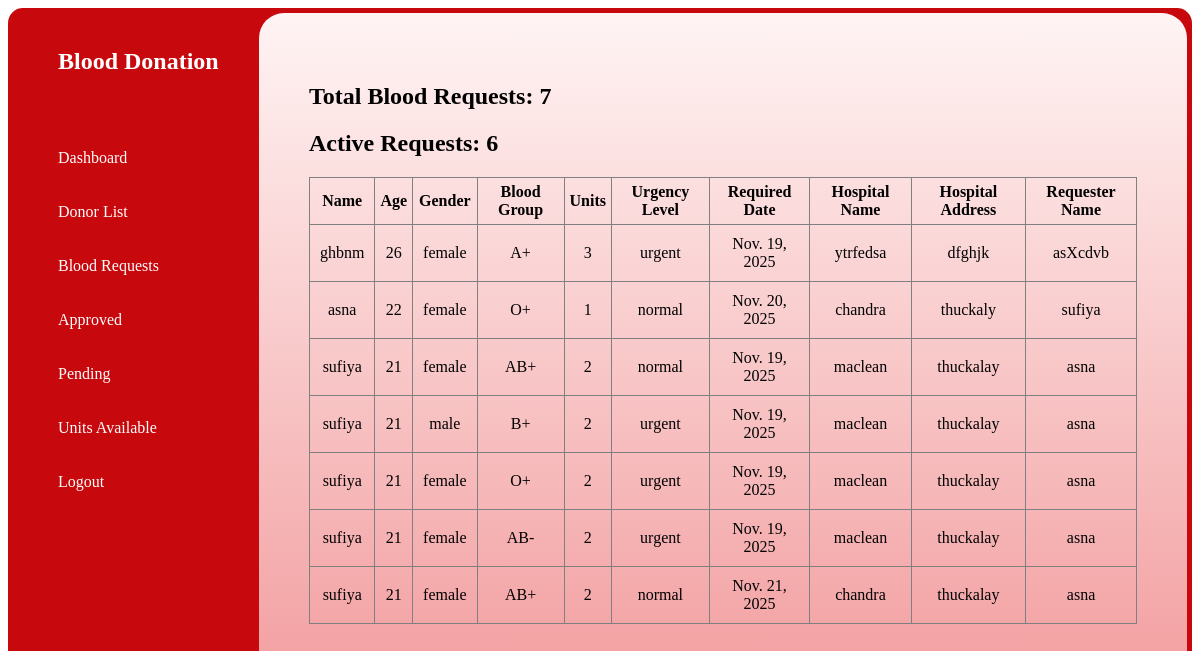
/bloodapp/blood (signed in), run on an earlier commit of the app's database.
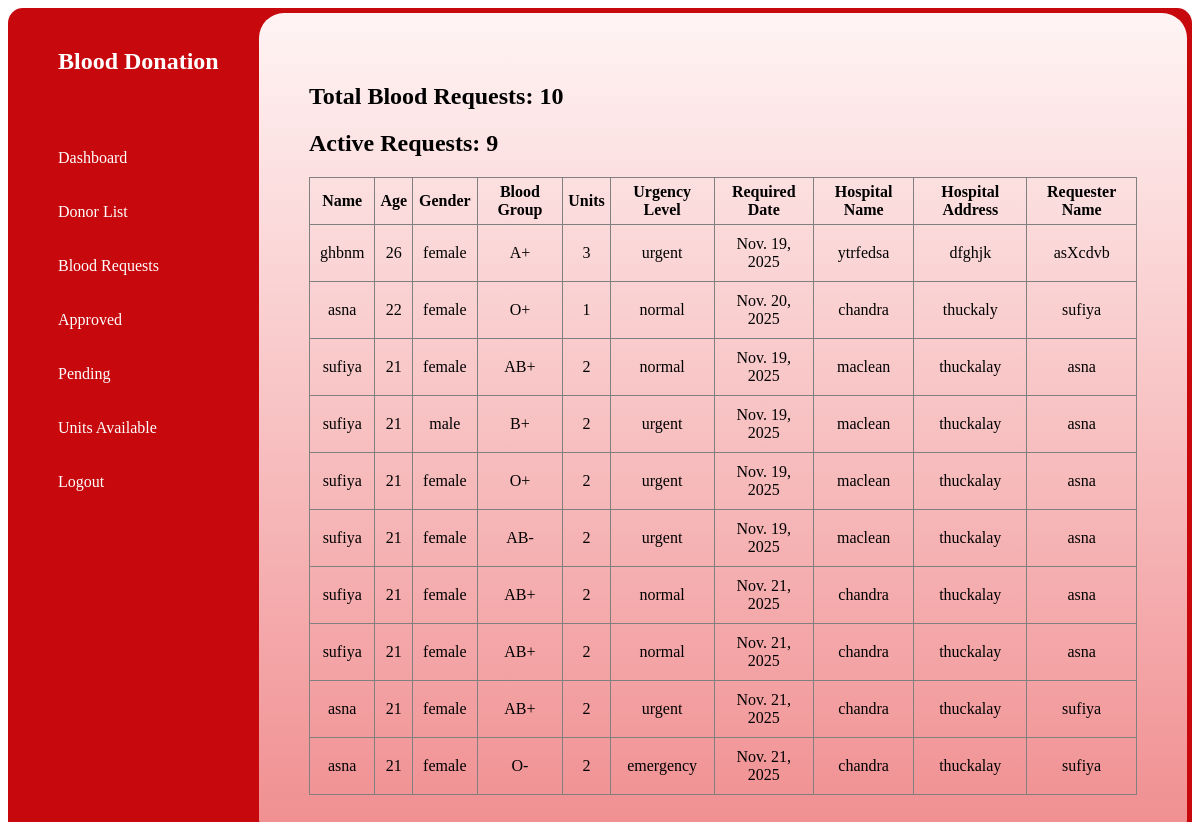
And on a later commit of the database.
### bloodapp/models.py (models this page shows)
class Recipient(models.Model):
    gender_data=[
        ('','Gender'),
        ('male','Male'),
        ('female','Female'),
        ('others','Others')
    ]
    blood_group=[
        ('','Required Blood Group'),
        ('A+','A+'),
        ('A-','A-'),
        ('B+','B+'),
        ('B-','B-'),
        ('O+','O+'),
        ('O-','O-'),
        ('AB+','AB+'),
        ('AB-','AB-')
    ]
    urgency=[
        ('', 'Urgency Level'),
        ('normal','Normal'),
        ('urgent','Urgent'),
        ('emergency','Emergency')
    ]
    name= models.CharField(max_length=100)
    age= models.IntegerField()
    gender= models.CharField(max_length=6, choices=gender_data)
    blood= models.CharField(max_length=3, choices=blood_group)
    units= models.IntegerField()
    urgent= models.CharField(max_length=10, choices=urgency)
    date= models.DateField()
    hos= models.CharField(max_length=100)
    add= models.CharField(max_length=100)
    requester= models.CharField(max_length=30)
    status= models.CharField(max_length=10, default='Pending', null=True, blank=True)

### bloodapp/views.py (the view)
# urls.py: path('blood', blood, name='blood'),
@login_required
def blood(request):
    total= Recipient.objects.count()
    request= Recipient.objects.filter(status="Pending").count()
    list= Recipient.objects.all()
    return render(request,'request.html', {'total': total, 'list': list,})

### bloodapp/Templates/request.html (shortened to what this page needs)
{% extends 'dashboard.html' %}
        {% block content %}
    </head>
    <body>
        <div style="padding: 50px;">
            <div>
                <h2>Total Blood Requests: {{ total }}</h2>
                <h2>Active Requests: {{ request }}</h2>
            </div>
            <table border="1" style="width: 100%;">
                <thead>
                    <tr>
                        <th>Name</th>
                        <th>Age</th>
                        <th>Gender</th>
                        <th>Blood Group</th>
                        <th>Units</th>
                        <th>Urgency Level</th>
                        <th>Required Date</th>
                        <th>Hospital Name</th>
                        <th>Hospital Address</th>
                        <th>Requester Name</th>
                    </tr>
                </thead>
                <tbody>
                    {% for l in list %}
                    <tr>
                        <td>{{ l.name }}</td>
                        <td>{{ l.age }}</td>
                        <td>{{ l.gender }}</td>
                        <td>{{ l.blood }}</td>
                        <td>{{ l.units }}</td>
                        <td>{{ l.urgent }}</td>
                        <td>{{ l.date }}</td>
                        <td>{{ l.hos }}</td>
                        <td>{{ l.add }}</td>
                        <td>{{ l.requester }}</td>
                    </tr>
                    {% endfor %}
                </tbody>
            </table>
        </div>
        {% endblock %}

What changed in the data, as far as the page shows it:
added Recipient: name "sufiya", age "21", gender "female", blood "AB+", units "2", urgent "normal", date "Nov. 21, 2025", hos "chandra", add "thuckalay", requester "asna"
added Recipient: name "asna", age "21", gender "female", blood "AB+", units "2", urgent "urgent", date "Nov. 21, 2025", hos "chandra", add "thuckalay", requester "sufiya"
added Recipient: name "asna", age "21", gender "female", blood "O-", units "2", urgent "emergency", date "Nov. 21, 2025", hos "chandra", add "thuckalay", requester "sufiya"
Also different on the page:
{{ total }}: "7" → "10"
{{ request }}: "6" → "9"
